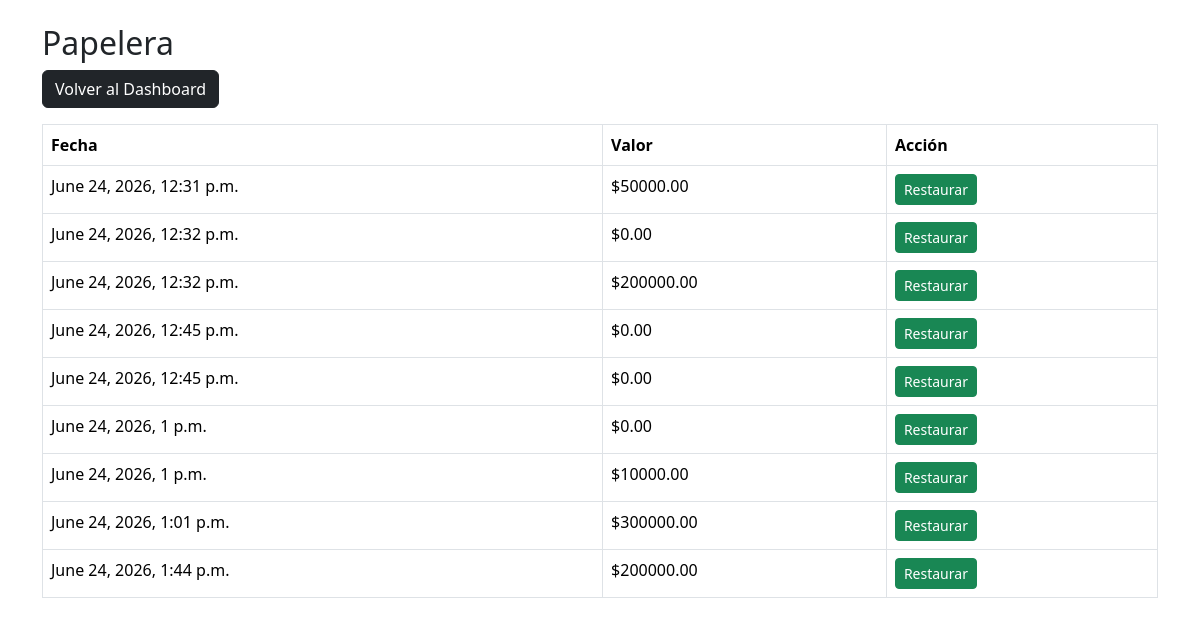
The app's page /dashboard/papelera/ (signed in) with its own data.
### registros/models.py (models this page shows, shortened)
class Registro(models.Model):
    usuario = models.ForeignKey(
        User,
        on_delete=models.CASCADE
    )
    valor = models.DecimalField(
        max_digits=12,
        decimal_places=2,
        default=0
    )
    sin_boleta = models.BooleanField(
        default=False
    )
    fecha = models.DateTimeField(
        auto_now_add=True
    )
    eliminado = models.BooleanField(
        default=False
    )
    fecha_eliminacion = models.DateTimeField(
        null=True,
        blank=True
    )

### registros/views.py (the view)
@login_required
def papelera(request):
    registros = Registro.objects.filter(
        usuario=request.user,
        eliminado=True
    )
    return render(
        request,
        'papelera.html',
        {
            'registros': registros
        }
    )

### templates/papelera.html (shortened to what this page needs)
{% load static %}
<!DOCTYPE html>
<html lang="es">
<head>
<link href="https://cdn.jsdelivr.net/npm/bootstrap@5.3.3/dist/css/bootstrap.min.css" rel="stylesheet">
</head>
<body class="container mt-4">
<h2>Papelera</h2>
<a href="/dashboard/" class="btn btn-dark mb-3">
Volver al Dashboard
</a>
<table class="table table-bordered">
<thead>
<tr>
<th>Fecha</th>
<th>Valor</th>
<th>Acción</th>
</tr>
</thead>
<tbody>
{% for registro in registros %}
<tr>
<td>{{ registro.fecha }}</td>
<td>${{ registro.valor }}</td>
<td>
<a
href="{% url 'restaurar_registro' registro.id %}"
class="btn btn-success btn-sm">
Restaurar
</a>
</td>
</tr>
{% empty %}
<tr>
<td colspan="3">
No hay registros en papelera
</td>
</tr>
{% endfor %}
</tbody>
</table>
</body>
</html>

### records on screen
Registro: fecha "June 24, 2026, 12:31 p.m.", valor "50000.00"
Registro: fecha "June 24, 2026, 12:32 p.m.", valor "0.00"
Registro: fecha "June 24, 2026, 12:32 p.m.", valor "200000.00"
Registro: fecha "June 24, 2026, 12:45 p.m.", valor "0.00"
Registro: fecha "June 24, 2026, 12:45 p.m.", valor "0.00"
Registro: fecha "June 24, 2026, 1 p.m.", valor "0.00"
Registro: fecha "June 24, 2026, 1 p.m.", valor "10000.00"
Registro: fecha "June 24, 2026, 1:01 p.m.", valor "300000.00"
Registro: fecha "June 24, 2026, 1:44 p.m.", valor "200000.00"
